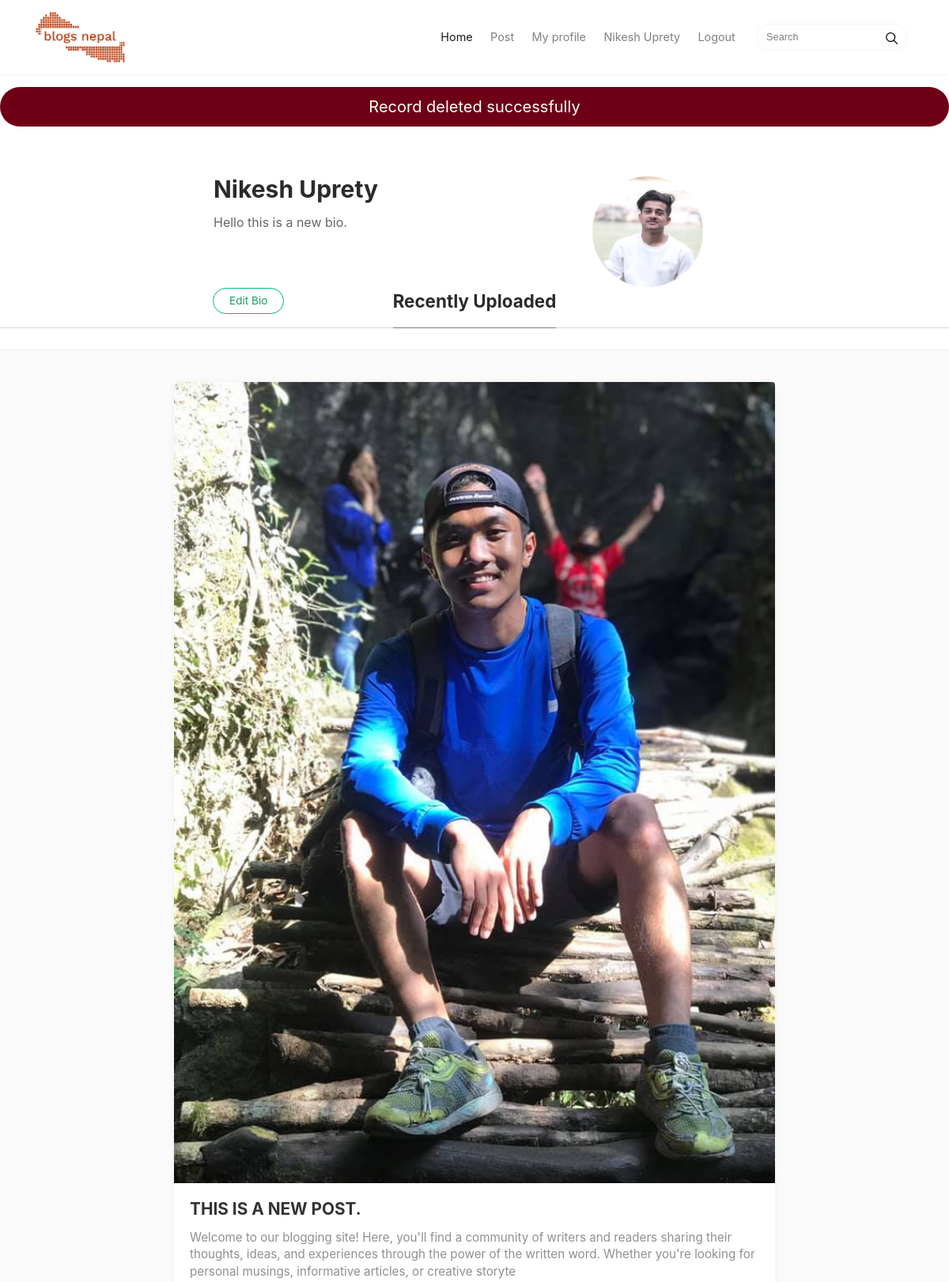
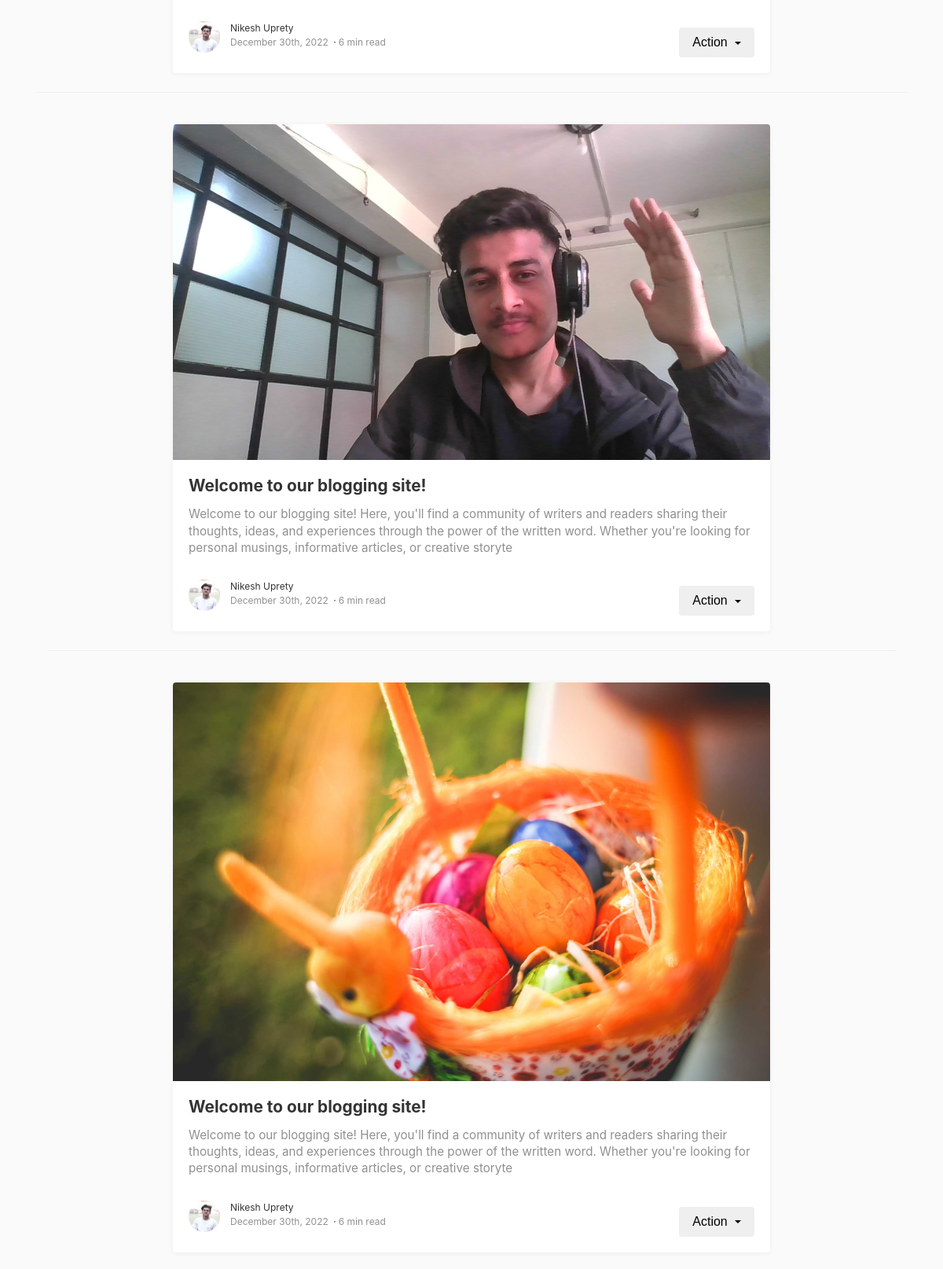
/myprofile.php?id=49 (signed in, upper part), run on the app's committed database (2 pictures, top to bottom).
### tables this page shows
CREATE TABLE `user_blogs` (
  `Id` int(255) NOT NULL,
  `name` varchar(255) NOT NULL,
  `title` varchar(255) NOT NULL,
  `content` varchar(1000) NOT NULL,
  `images` varchar(255) NOT NULL,
  `created_at` timestamp NOT NULL DEFAULT current_timestamp() ON UPDATE current_timestamp(),
  `uid` int(11) NOT NULL
);

### myprofile.php (the view, shortened to what this page needs)
<?php
@include 'config.php';
$user_name = $_SESSION['user_name'];
$imagee="SELECT image_name from profile_image WHERE name='$user_name' ORDER BY created_at DESC";
$imagequery=mysqli_query($conn, $imagee);
$rowimage=mysqli_fetch_assoc($imagequery);
if (isset($_GET['id'])){
    $id = mysqli_real_escape_string($conn, $_GET['id']);
$sql = "DELETE FROM user_blogs WHERE id= $id";
if (mysqli_query($conn, $sql)) {
     $error[] = 'Record deleted successfully';
} else {
    $error[] = 'There was a problem deleting the record';
}
}
if(isset($error)){
    foreach($error as $error){
       echo '<span class="error-msg">'.$error.'</span>';
    };
 };
	$Bio = "SELECT bio FROM user_bio WHERE name = '$user_name' ORDER BY created_at DESC ";
	$bio_result = mysqli_query($conn, $Bio);
	$bio_row = mysqli_fetch_assoc($bio_result);
?>
<!DOCTYPE html>
<html lang="en">
    <head>
        <link href="assets/css/bootstrap.min.css" rel="stylesheet">
        <link
            href="https://maxcdn.bootstrapcdn.com/font-awesome/4.7.0/css/font-awesome.min.css"
            rel="stylesheet">
        <link href="assets/css/mediumish.css" rel="stylesheet">
    </head>
    <body>
<?php
@include_once 'components/navbar.php';
?>
        <div class="container">
            <div class="row">
                <div class="col-md-2"></div>
                <div class="col-md-8 col-md-offset-2">
                    <div class="mainheading">
                        <div class="row post-top-meta authorpage">
                            <div class="col-md-10 col-xs-12">
                                <h1><?php echo $_SESSION['user_name'] ?></h1>
                                <span class="author-description">
                                    <div class="input-group mb-3">
                                        <?php
												if ($bio_result->num_rows !== 0) {
												  $bio_text=$bio_row['bio'];
												  echo $bio_text;
                                                  ?>
                                                    <a href="bioo.php" class="btn follow">Edit Bio</a>
                                        <?php
												}
												?>
                                    </div>
                                </span>
                            </div>
                            <?php
if ($imagequery->num_rows !== 0) {
?>
                            <div class="col-md-2 col-xs-12">
                                <img
                                    class="img-size"
                                    src="http://localhost/blogsnepal/assets/Profile_image/<?php echo $rowimage['image_name']?>"
                                    ;=";"
                                    alt=" <?php echo $_SESSION['user_name'] ?>">
                            </div>
                            <?php
  }
  ?>
                    </div>
                </div>
            </div>
        </div>
    </div>
    <div class="section-title" id="rect" style="text-align:center;">
        <h2>
            <span>Recently Uploaded</span></h2>
    </div>
    <?php
$query= "SELECT * FROM user_blogs WHERE name = '$user_name' ORDER BY created_at DESC";
$rest = mysqli_query($conn, $query);
while ($row = mysqli_fetch_array($rest)) {
?>
    <div class="graybg authorpage">
        <div class="container">
            <div class="listrecent listrelated">
                <div class="authorpostbox">
                    <div class="card">
                        <a href="myprofile.php">
                            <img
                                class="img-fluid img-thumb"
                                src="http://localhost/blogsnepal/assets/blogs_images/<?=$row['images']?>"
                                alt="This blog image is Currently Unavailable">
                        </a>
                        <div class="card-block">
                            <h2 class="card-title">
                                <a href="post.html">
                                    <?php echo $row['title']; ?>
                                </a>
                            </h2>
                            <h4 class="card-text" ><?php echo $row['content']; ?></h4>
                            <div class="metafooter">
                                <div class="wrapfooter">
                                    <span class="meta-footer-thumb">
                                        <a href="myprofile.php"><img
                                            class="author-thumb"
                                            src="http://localhost/blogsnepal/assets/Profile_image/<?php echo $rowimage['image_name']?>"
                                            ;=";"
                                            alt="<?php echo $_SESSION['user_name'] ?>"></a>
                                    </span>
                                    <span class="author-meta">
                                        <span class="post-name">
                                            <a href="myprofile.php"><?php echo $_SESSION['user_name'] ?></a>
                                        </span><br/>
                                        <span class="post-date"><?php echo date('F jS, Y', strtotime($row['created_at']))?></span>
                                        <span class="dot"></span><span class="post-read">6 min read</span>
                                    </span>
                                    <span class="post-read-more">
                                        <div class="dropdown">
                                            <button type="button" class="btn btn-light dropdown-toggle" data-toggle="dropdown">
                                              Action
                                            </button>
                                        </div>
                                    </span>
                                </div>
                            </div>
                        </div>
                    </div>
                </div>
                <?php
			}
?>
            </body>
        </html>

### assets/css/mediumish.css (style rules this page uses)
body { padding-top:5rem; }
.mainheading { padding:1rem 0rem; }
a { color:#00ab6b; }
a,a:hover { transition:all 0.2s; }
.section-title h2 { border-bottom:1px solid rgba(0,0,0,.15); margin-bottom:25px; font-weight:700; font-size:1.4rem; margin-bottom:27px; }
.section-title span { border-bottom:1px solid rgba(0,0,0,.44); display:inline-block; padding-bottom:20px; margin-bottom:-1px; }
@media (min-width:768px) { .btn.follow { border-color:#02B875; color:#1C9963; padding:3px 10px; text-align:center; border-radius:999em; font-size:0.85rem; display:inline-block; margin-top: 95px; padding: 7px 20px; box-sizing: border-box; position: absolute; margin-left: -1px; } }
.listfeaturedtag h2.card-title,.listrecent h2.card-title { font-size:1.3rem; font-weight:700; line-height: 1.25; }
.listfeaturedtag h2.card-title a,.listrecent h2.card-title a { color:rgba(0,0,0,.8); }
.listfeaturedtag h4.card-text,.listrecent h4.card-text { color:rgba(0,0,0,.44); font-size:0.95rem; line-height:1.4; font-weight:400; }
.listrecent .wrapfooter { font-size:12px; margin-top:30px; }
.author-thumb { width:40px; height:40px; float:left; margin-right:13px; border-radius:100%; }
span.error-msg { text-align: center; display: block; color: rgb(255, 254, 254); font-size: 20px; margin: 30px 0px; background: rgb(110, 0, 21); border-radius: 50px; padding: 10px; animation: fadeOut 3.2s ease-in-out; }
.post-top-meta { margin-bottom:2rem; }
.img-size { position: absolute; margin-left: -109px; border-radius: 50%; height: 140px; width: 140px; }
.post-top-meta span { font-size:0.9rem; color:rgba(0,0,0,.44); display:inline-block; }
.post-top-meta .author-description { margin-bottom:5px; margin-top:5px; font-size:0.95rem; }
.author-meta { flex:1 1 auto; white-space:nowrap!important; text-overflow:ellipsis!important; overflow:hidden!important; }
span.post-name,span.post-date,span.author-meta { display:inline-block; }
span.post-date,span.post-read { color:rgba(0,0,0,.44); }
span.post-read-more { align-items:center; display:inline-block; float:right; margin-top:8px; }
span.post-name a,span.post-read-more a:hover { color:rgba(0,0,0,.8); }
.dot:after { content:"·"; margin-left:3px; margin-right:3px; }
.img-size { border-radius: 50%; height: 140px; width: 140px; }
.graybg { background-color:#fafafa; padding:40px 0 46px; position:relative; }
.listrelated .card { box-shadow:0 1px 7px rgba(0,0,0,.05); border:0; }
.card { border-radius:4px; }
.card .img-thumb { border-top-right-radius:4px; border-top-left-radius:4px; }
.post-top-meta { margin-left:5px; margin-top:-4px; }
.authorpage h1 { font-weight:700; font-size:30px; }
.authorpage .author-description { font-size:1rem; color:rgba(0,0,0,.6); }
.post-top-meta.authorpage { padding:7px 20px; margin-top:10px; margin-left:0; font-size:0.9rem; }
.graybg.authorpage { border-top:1px solid #f0f0f0; }
.authorpostbox { width:760px; margin:0px auto; margin-bottom:1.5rem; max-width:100%; }
.authorpostbox .img-thumb { width:100%; }

### data on the page
user_blogs: images (picture), title "THIS IS A NEW POST.", content "Welcome to our blogging site! Here, you'll find a community of writers and readers sharing their thoughts, ideas, and experiences through the power of the written word. Whether you're looking for personal musings, informative articles, or creative storyte", created_at "December 30th, 2022"
user_blogs: images (picture), title "Welcome to our blogging site!", content "Welcome to our blogging site! Here, you'll find a community of writers and readers sharing their thoughts, ideas, and experiences through the power of the written word. Whether you're looking for personal musings, informative articles, or creative storyte", created_at "December 30th, 2022"
user_blogs: images (picture), title "Welcome to our blogging site!", content "Welcome to our blogging site! Here, you'll find a community of writers and readers sharing their thoughts, ideas, and experiences through the power of the written word. Whether you're looking for personal musings, informative articles, or creative storyte", created_at "December 30th, 2022"

### other printed values
$error "Record deleted successfully"
$_SESSION['user_name'] "Nikesh Uprety"
$bio_text "Hello this is a new bio."
